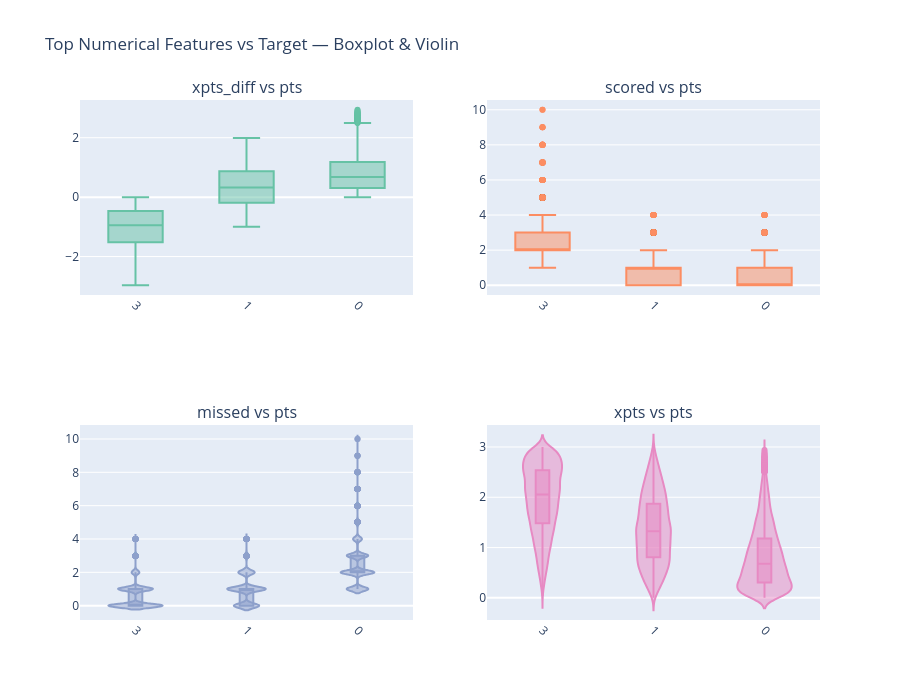

Here is the notebook cell this chart was saved with:
### Markdown cell above
<hr />

<h3>How do performance metrics relate to match outcomes?</h3>

### Code cell
## FIX: Correct top_num_cols — nlargest(5) then drop target gives exactly 4 clean features
top_num_cols = corr_matrix[target_col].abs().nlargest(5).index.tolist()
top_num_cols = [c for c in top_num_cols if c != target_col]  # exactly 4 features

print('## Numerical Features vs Target')
print(f'Top correlated features: {top_num_cols}')

## FIX: Correct row/col assignment — was computing 'row' then ignoring it
fig_num = make_subplots(
    rows=2, cols=2,
    subplot_titles=[f'{col} vs {target_col}' for col in top_num_cols],
    specs=[
        [{'type': 'box'},    {'type': 'box'}],
        [{'type': 'violin'}, {'type': 'violin'}]
    ]
)

colors = px.colors.qualitative.Set2

for i, col in enumerate(top_num_cols):
    ## FIX: Properly derive row and column position from index
    subplot_row = (i // 2) + 1   # features 0,1 → row 1 (box);  features 2,3 → row 2 (violin)
    subplot_col = (i % 2) + 1    # features 0,2 → col 1;        features 1,3 → col 2

    is_box_row = subplot_row == 1

    print(f'\nColumn: {col}')
    grouped = fpts_df.groupby(target_col)[col].agg(['mean', 'std']).round(2)
    print(grouped)

    if is_box_row:
        fig_num.add_trace(
            go.Box(
                y=fpts_df[col], x=fpts_df[target_col].astype(str),
                name=col, marker_color=colors[i],
                boxpoints='outliers'
            ),
            row=subplot_row, col=subplot_col
        )
    else:
        fig_num.add_trace(
            go.Violin(
                y=fpts_df[col], x=fpts_df[target_col].astype(str),
                name=col, marker_color=colors[i],
                box_visible=True, points='outliers'
            ),
            row=subplot_row, col=subplot_col
        )

fig_num.update_layout(
    height=700,
    title_text='Top Numerical Features vs Target — Boxplot & Violin',
    showlegend=False
)
fig_num.update_xaxes(tickangle=45)
fig_num.show()

### Figure 1 — Plotly figure (JSON) as saved in the notebook; plotly's stock layout.template omitted (floating-point values rounded to 4 significant figures; data arrays with more than 128 entries replaced by an {"elided": "..."} marker saying what was removed)
{"data": [{"boxpoints": "outliers", "marker": {"color": "rgb(102,194,165)"}, "name": "xpts_diff", "type": "box", "x": {"elided": "24580 str values"}, "xaxis": "x", "y": {"elided": "24580 float values"}, "yaxis": "y"}, {"boxpoints": "outliers", "marker": {"color": "rgb(252,141,98)"}, "name": "scored", "type": "box", "x": {"elided": "24580 str values"}, "xaxis": "x2", "y": {"elided": "24580 int values"}, "yaxis": "y2"}, {"box": {"visible": true}, "marker": {"color": "rgb(141,160,203)"}, "name": "missed", "points": "outliers", "type": "violin", "x": {"elided": "24580 str values"}, "xaxis": "x3", "y": {"elided": "24580 int values"}, "yaxis": "y3"}, {"box": {"visible": true}, "marker": {"color": "rgb(231,138,195)"}, "name": "xpts", "points": "outliers", "type": "violin", "x": {"elided": "24580 str values"}, "xaxis": "x4", "y": {"elided": "24580 float values"}, "yaxis": "y4"}], "layout": {"annotations": [{"font": {"size": 16}, "showarrow": false, "text": "xpts_diff vs pts", "x": 0.225, "xanchor": "center", "xref": "paper", "y": 1, "yanchor": "bottom", "yref": "paper"}, {"font": {"size": 16}, "showarrow": false, "text": "scored vs pts", "x": 0.775, "xanchor": "center", "xref": "paper", "y": 1, "yanchor": "bottom", "yref": "paper"}, {"font": {"size": 16}, "showarrow": false, "text": "missed vs pts", "x": 0.225, "xanchor": "center", "xref": "paper", "y": 0.375, "yanchor": "bottom", "yref": "paper"}, {"font": {"size": 16}, "showarrow": false, "text": "xpts vs pts", "x": 0.775, "xanchor": "center", "xref": "paper", "y": 0.375, "yanchor": "bottom", "yref": "paper"}], "height": 700, "showlegend": false, "title": {"text": "Top Numerical Features vs Target — Boxplot & Violin"}, "xaxis": {"anchor": "y", "domain": [0, 0.45], "tickangle": 45}, "xaxis2": {"anchor": "y2", "domain": [0.55, 1], "tickangle": 45}, "xaxis3": {"anchor": "y3", "domain": [0, 0.45], "tickangle": 45}, "xaxis4": {"anchor": "y4", "domain": [0.55, 1], "tickangle": 45}, "yaxis": {"anchor": "x", "domain": [0.625, 1]}, "yaxis2": {"anchor": "x2", "domain": [0.625, 1]}, "yaxis3": {"anchor": "x3", "domain": [0, 0.375]}, "yaxis4": {"anchor": "x4", "domain": [0, 0.375]}}}
